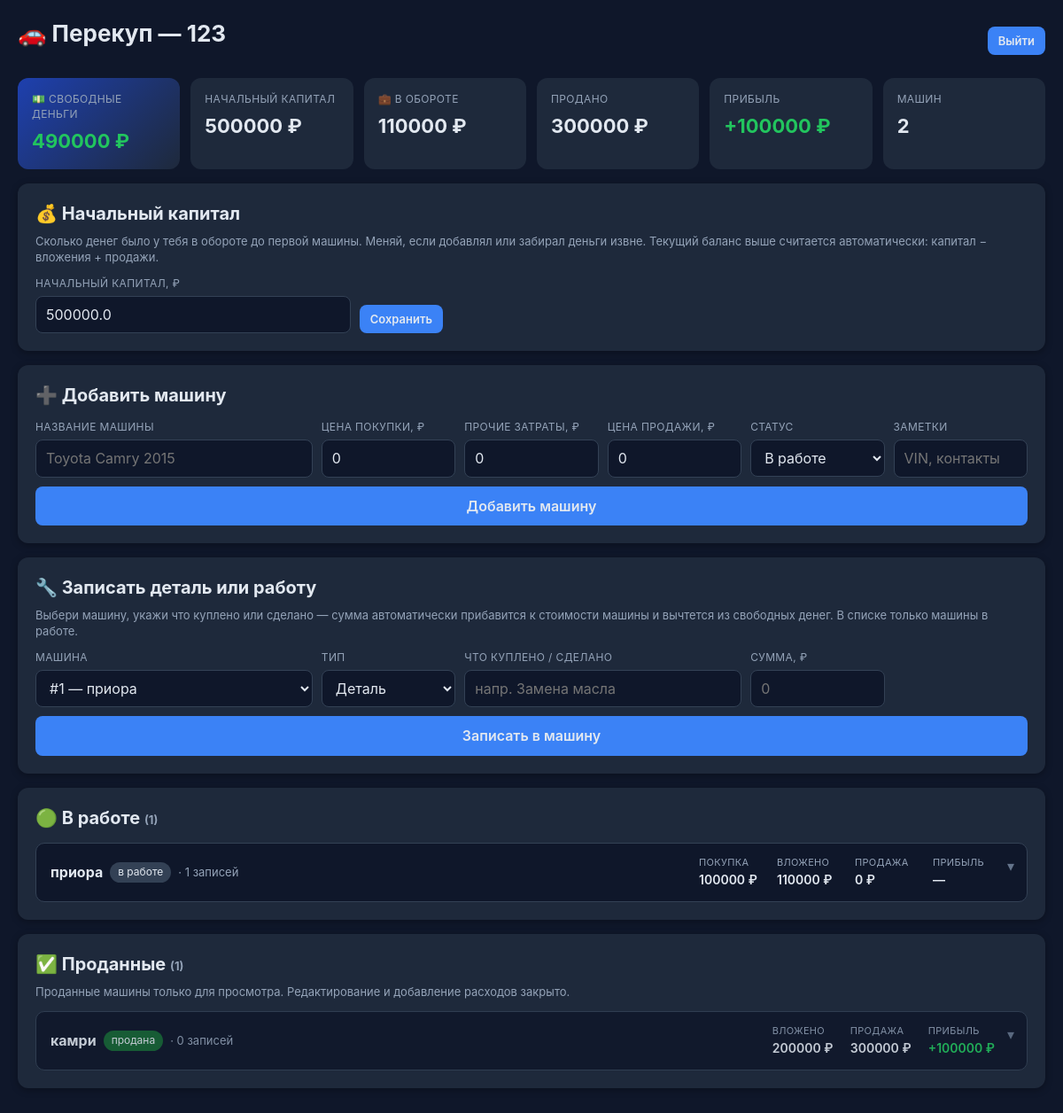
/ (signed in), run on the app's committed database.
### tables this page shows
CREATE TABLE users (
        id INTEGER PRIMARY KEY AUTOINCREMENT,
        username TEXT UNIQUE NOT NULL,
        password_hash TEXT NOT NULL,
        created_at TEXT NOT NULL
    , initial_balance REAL NOT NULL DEFAULT 0);

CREATE TABLE cars (
        id INTEGER PRIMARY KEY AUTOINCREMENT,
        user_id INTEGER NOT NULL,
        name TEXT NOT NULL,
        buy_price REAL NOT NULL DEFAULT 0,
        expenses REAL NOT NULL DEFAULT 0,
        sell_price REAL NOT NULL DEFAULT 0,
        status TEXT NOT NULL DEFAULT 'в работе',
        notes TEXT,
        created_at TEXT NOT NULL,
        FOREIGN KEY(user_id) REFERENCES users(id)
    );

### cars.py (the view)
@bp.route("/")
@login_required
def index():
    db = get_db()
    user = db.execute("SELECT * FROM users WHERE id=?", (session["user_id"],)).fetchone()
    initial_balance = (user["initial_balance"] or 0) if user else 0
    cars = db.execute(
        "SELECT * FROM cars WHERE user_id=? ORDER BY id DESC",
        (session["user_id"],),
    ).fetchall()
    active_cars = []
    sold_cars = []
    total_invested = 0.0        # все вложения — нужны для баланса
    active_invested = 0.0       # вложения только в машины в работе — для отображения
    total_sold = 0.0
    total_profit = 0.0
    for c in cars:
        records = db.execute(
            "SELECT * FROM car_items WHERE car_id=? AND user_id=? ORDER BY id DESC",
            (c["id"], session["user_id"]),
        ).fetchall()
        records_total = sum((r["amount"] or 0) for r in records)
        invested = (c["buy_price"] or 0) + (c["expenses"] or 0) + records_total
        profit = (c["sell_price"] - invested) if c["sell_price"] else 0
        total_invested += invested
        if c["sell_price"]:
            total_sold += c["sell_price"]
            total_profit += profit
        else:
            active_invested += invested
        car_dict = {
            **dict(c),
            "records": [dict(r) for r in records],
            "records_total": records_total,
            "invested": invested,
            "profit": profit,
        }
        if c["status"] == "продана":
            sold_cars.append(car_dict)
        else:
            active_cars.append(car_dict)
    current_balance = initial_balance - total_invested + total_sold
    return render_template(
        "index.html",
        active_cars=active_cars,
        sold_cars=sold_cars,
        total_invested=total_invested,
        active_invested=active_invested,
        total_sold=total_sold,
        total_profit=total_profit,
        initial_balance=initial_balance,
        current_balance=current_balance,
        username=session["username"],
    )

### auth.py (called while the page is built)
def login_required(f):
    @wraps(f)
    def wrapper(*args, **kwargs):
        if not session.get("user_id"):
            return redirect(url_for("auth.login"))
        return f(*args, **kwargs)
    return wrapper

### db.py (called while the page is built)
def get_db():
    if "db" not in g:
        g.db = sqlite3.connect(
            current_app.config["DATABASE"],
            detect_types=sqlite3.PARSE_DECLTYPES,
        )
        g.db.row_factory = sqlite3.Row
        g.db.execute("PRAGMA foreign_keys = ON")
    return g.db

### templates/index.html (shortened to what this page needs)
{% extends "base.html" %}
{% block body %}
<div class="container">
  <div class="top">
    <h1>🚗 Перекуп — {{ username }}</h1>
    <a href="{{ url_for('auth.logout') }}"><button class="btn-sm">Выйти</button></a>
  </div>
  <div class="stats">
    <div class="stat balance">
      <div class="label">💵 Свободные деньги</div>
      <div class="value {% if current_balance >= 0 %}profit-pos{% else %}profit-neg{% endif %}">
        {{ "%.0f"|format(current_balance) }} ₽
      </div>
    </div>
    <div class="stat">
      <div class="label">Начальный капитал</div>
      <div class="value">{{ "%.0f"|format(initial_balance) }} ₽</div>
    </div>
        <div class="stat">
      <div class="label">💼 В обороте</div>
      <div class="value">{{ "%.0f"|format(active_invested) }} ₽</div>
    </div>
    <div class="stat">
      <div class="label">Продано</div>
      <div class="value">{{ "%.0f"|format(total_sold) }} ₽</div>
    </div>
    <div class="stat">
      <div class="label">Прибыль</div>
      <div class="value {% if total_profit >= 0 %}profit-pos{% else %}profit-neg{% endif %}">
        {{ "%+.0f"|format(total_profit) }} ₽
      </div>
    </div>
    <div class="stat"><div class="label">Машин</div><div class="value">{{ active_cars|length + sold_cars|length }}</div></div>
  </div>
  <div class="card">
    <h2>💰 Начальный капитал</h2>
    <p class="muted" style="margin-top:-6px;">
      Сколько денег было у тебя в обороте до первой машины. Меняй, если добавлял или забирал деньги извне.
      Текущий баланс выше считается автоматически: капитал − вложения + продажи.
    </p>
    <form method="post" action="{{ url_for('cars.set_balance') }}" class="balance-form">
      <div class="field">
        <label>Начальный капитал, ₽</label>
        <input name="initial_balance" type="number" step="0.01" value="{{ initial_balance }}" inputmode="decimal">
      </div>
      <button type="submit" class="btn-sm">Сохранить</button>
    </form>
  </div>
  <div class="card">
    <h2>➕ Добавить машину</h2>
    <form method="post" action="{{ url_for('cars.add') }}" class="row form-grid">
      <div class="field" style="grid-column: span 2;">
        <label>Название машины</label>
        <input name="name" placeholder="Toyota Camry 2015" required>
      </div>
      <div class="field">
        <label>Цена покупки, ₽</label>
        <input name="buy_price" type="number" step="0.01" value="0" inputmode="decimal">
      </div>
      <div class="field">
        <label>Прочие затраты, ₽</label>
        <input name="expenses" type="number" step="0.01" value="0" inputmode="decimal">
      </div>
      <div class="field">
        <label>Цена продажи, ₽</label>
        <input name="sell_price" type="number" step="0.01" value="0" inputmode="decimal">
      </div>
      <div class="field">
        <label>Статус</label>
        <select name="status">
          <option value="в работе">В работе</option>
        </select>
      </div>
      <div class="field">
        <label>Заметки</label>
        <input name="notes" placeholder="VIN, контакты">
      </div>
      <button type="submit" style="grid-column: 1 / -1;">Добавить машину</button>
    </form>
  </div>
  <div class="card">
    <h2>🔧 Записать деталь или работу</h2>
    {% if active_cars %}
      <p class="muted" style="margin-top:-6px;">Выбери машину, укажи что куплено или сделано — сумма автоматически прибавится к стоимости машины и вычтется из свободных денег. В списке только машины в работе.</p>
      <form method="post" action="{{ url_for('cars.add_item') }}" class="row form-grid">
        <div class="field" style="grid-column: span 2;">
          <label>Машина</label>
          <select name="car_id" required>
            {% for c in active_cars %}
              <option value="{{ c.id }}">#{{ c.id }} — {{ c.name }}</option>
            {% endfor %}
          </select>
        </div>
        <div class="field">
          <label>Тип</label>
          <select name="kind">
            <option value="деталь">Деталь</option>
          </select>
        </div>
        <div class="field" style="grid-column: span 2;">
          <label>Что куплено / сделано</label>
          <input name="description" placeholder="напр. Замена масла" required>
        </div>
        <div class="field">
          <label>Сумма, ₽</label>
          <input name="amount" type="number" step="0.01" placeholder="0" required inputmode="decimal">
        </div>
        <button type="submit" style="grid-column: 1 / -1;">Записать в машину</button>
      </form>
    {% elif sold_cars %}
      <p class="muted">Все машины проданы. Добавь новую или верни проданную в работу.</p>
    {% else %}
      <p class="muted">Сначала добавь хотя бы одну машину.</p>
    {% endif %}
  </div>
  <div class="card">
    <h2>🟢 В работе <span class="muted">({{ active_cars|length }})</span></h2>
    {% if active_cars %}
      <div class="car-list">
      {% for c in active_cars %}
        <details class="car-card">
          <summary>
            <div class="car-summary">
              <div class="car-name">
                <b>{{ c.name }}</b>
                <span class="badge">{{ c.status }}</span>
                <span class="muted">· {{ c.records|length }} записей</span>
              </div>
              <div class="car-numbers">
                <div>
                  <span class="cn-label">Покупка</span>
                  <span class="cn-value">{{ "%.0f"|format(c.buy_price) }} ₽</span>
                </div>
                <div>
                  <span class="cn-label">Вложено</span>
                  <span class="cn-value">{{ "%.0f"|format(c.invested) }} ₽</span>
                </div>
                <div>
                  <span class="cn-label">Продажа</span>
                  <span class="cn-value">{{ "%.0f"|format(c.sell_price) }} ₽</span>
                </div>
                <div>
                  <span class="cn-label">Прибыль</span>
                  <span class="cn-value {% if c.sell_price and c.profit >= 0 %}profit-pos{% elif c.sell_price and c.profit < 0 %}profit-neg{% endif %}">
                    {% if c.sell_price %}{{ "%+.0f"|format(c.profit) }} ₽{% else %}—{% endif %}
                  </span>
                </div>
              </div>
            </div>
          </summary>
        </details>
      {% endfor %}
      </div>
    {% else %}
      <p class="muted">Нет машин в работе.</p>
    {% endif %}
  </div>
  <div class="card">
    <h2>✅ Проданные <span class="muted">({{ sold_cars|length }})</span></h2>
    {% if sold_cars %}
      <p class="muted" style="margin-top:-6px;">Проданные машины только для просмотра. Редактирование и добавление расходов закрыто.</p>
      <div class="car-list">
      {% for c in sold_cars %}
        <details class="car-card sold">
          <summary>
            <div class="car-summary">
              <div class="car-name">
                <b>{{ c.name }}</b>
                <span class="badge sold">продана</span>
                <span class="muted">· {{ c.records|length }} записей</span>
              </div>
              <div class="car-numbers">
                <div>
                  <span class="cn-label">Вложено</span>
                  <span class="cn-value">{{ "%.0f"|format(c.invested) }} ₽</span>
                </div>
                <div>
                  <span class="cn-label">Продажа</span>
                  <span class="cn-value">{{ "%.0f"|format(c.sell_price) }} ₽</span>
                </div>
                <div>
                  <span class="cn-label">Прибыль</span>
                  <span class="cn-value {% if c.profit >= 0 %}profit-pos{% else %}profit-neg{% endif %}">
                    {{ "%+.0f"|format(c.profit) }} ₽
                  </span>
                </div>
              </div>
            </div>
          </summary>
        </details>
      {% endfor %}
      </div>
    {% else %}
      <p class="muted">Пока нет проданных машин.</p>
    {% endif %}
  </div>
</div>
{% endblock %}

### templates/base.html (shortened to what this page needs)
<!DOCTYPE html>
<html lang="ru">
<head>
<link rel="stylesheet" href="{{ url_for('static', filename='style.css') }}">
</head>
<body>
{% block body %}{% endblock %}
</body>
</html>

### static/style.css (style rules this page uses)
* { box-sizing: border-box; -webkit-tap-highlight-color: transparent; }
html { -webkit-text-size-adjust: 100%; }
body { font-family: -apple-system, BlinkMacSystemFont, "Segoe UI", Roboto, sans-serif; background: #0f172a; color: #e2e8f0; margin: 0; padding: 20px; line-height: 1.4; }
.container { max-width: 1200px; margin: 0 auto; }
h1 { margin: 0 0 16px; font-size: 26px; }
h2 { margin: 0 0 14px; font-size: 20px; }
.card { background: #1e293b; border-radius: 12px; padding: 20px; margin-bottom: 16px; box-shadow: 0 2px 8px rgba(0,0,0,.3); }
input, select, textarea, button { font: inherit; padding: 9px 11px; border-radius: 8px; border: 1px solid #334155; background: #0f172a; color: #e2e8f0; width: 100%; }
button { background: #3b82f6; border: none; cursor: pointer; padding: 11px; font-weight: 600; }
.btn-sm { padding: 7px 12px; font-size: 13px; width: auto; }
.row { display: grid; gap: 10px; }
.form-grid { grid-template-columns: repeat(auto-fit, minmax(150px, 1fr)); }
.field { display: flex; flex-direction: column; gap: 5px; min-width: 0; }
.field label { font-size: 12px; color: #94a3b8; text-transform: uppercase; letter-spacing: .03em; }
.top { display: flex; justify-content: space-between; align-items: center; margin-bottom: 16px; gap: 10px; }
.stats { display: grid; grid-template-columns: repeat(auto-fit, minmax(180px,1fr)); gap: 12px; margin-bottom: 16px; }
.stat { background: #1e293b; padding: 16px; border-radius: 12px; }
.stat .label { color: #94a3b8; font-size: 12px; text-transform: uppercase; letter-spacing: .03em; }
.stat .value { font-size: 22px; font-weight: 700; margin-top: 6px; }
.stat.balance { background: linear-gradient(135deg, #1e40af 0%, #1e293b 100%); }
.profit-pos { color: #22c55e; }
.badge { padding: 3px 9px; border-radius: 12px; font-size: 12px; background: #334155; display: inline-block; white-space: nowrap; }
.badge.sold { background: #166534; }
a { color: #60a5fa; text-decoration: none; }
.muted { color: #94a3b8; font-size: 13px; }
.balance-form { display: flex; gap: 10px; align-items: flex-end; max-width: 460px; }
.balance-form .field { flex: 1; }
.car-list { display: flex; flex-direction: column; gap: 10px; }
.car-card { background: #0f172a; border: 1px solid #334155; border-radius: 10px; overflow: hidden; transition: border-color .15s; position: relative; }
.car-card > summary { padding: 14px 16px; list-style: none; cursor: pointer; color: inherit; }
.car-card > summary::after { content: "▾"; position: absolute; top: 14px; right: 14px; color: #64748b; transition: transform .15s; }
.car-summary { display: flex; justify-content: space-between; align-items: center; gap: 12px; flex-wrap: wrap; padding-right: 20px; }
.car-name { display: flex; align-items: center; gap: 8px; flex-wrap: wrap; font-size: 16px; }
.car-numbers { display: flex; gap: 18px; flex-wrap: wrap; }
.car-numbers > div { display: flex; flex-direction: column; gap: 2px; min-width: 70px; }
.cn-label { font-size: 11px; color: #94a3b8; text-transform: uppercase; letter-spacing: .03em; }
.cn-value { font-size: 14px; font-weight: 600; }
.car-card.sold { opacity: 0.85; }
.car-card.sold > summary { cursor: pointer; }

### data on the page
users: initial_balance "500000", initial_balance "500000.0"
cars: name "приора", status "в работе", records|length "1", buy_price "100000", invested "110000", sell_price "0"
cars: name "камри", records|length "0", invested "200000", sell_price "300000", profit "+100000"

### other printed values
{{ username }} "123"
{{ "%.0f"|format(current_balance) }} "490000"
{{ "%.0f"|format(active_invested) }} "110000"
{{ "%.0f"|format(total_sold) }} "300000"
{{ "%+.0f"|format(total_profit) }} "+100000"
{{ active_cars|length + sold_cars|length }} "2"
{{ active_cars|length }} "1"
{{ sold_cars|length }} "1"
